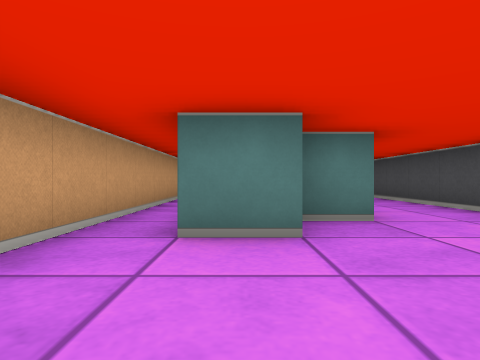
view 1 (above)

13 first-person views from a walk through a cub3D maze. The camera is about half as high as the walls, looks level and sees 75° across. The floor is counted in squares. Each view is taken from the middle of a square. On the plan, view 1 faces up. The plan holds only what a view shows up to about 9 squares ahead; the rest is blank.

view 2
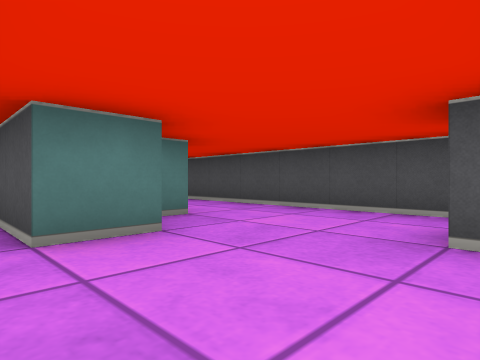

view 3
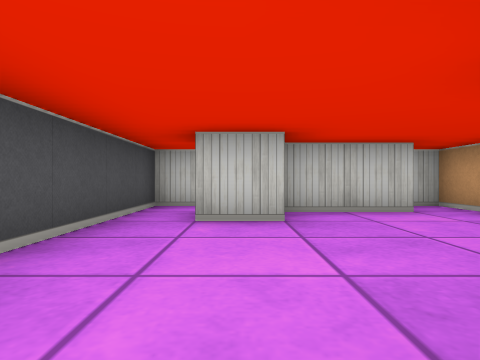

view 4
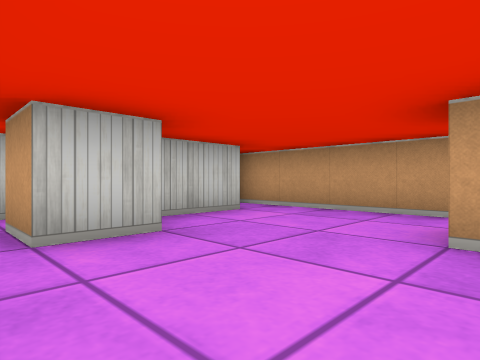

view 5
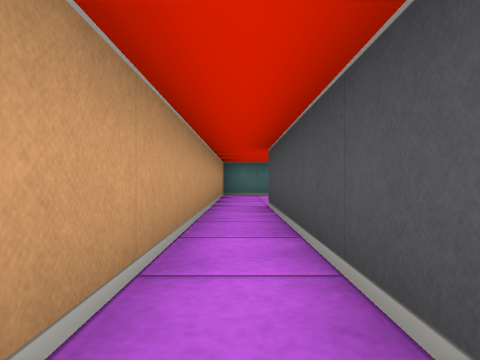

view 6
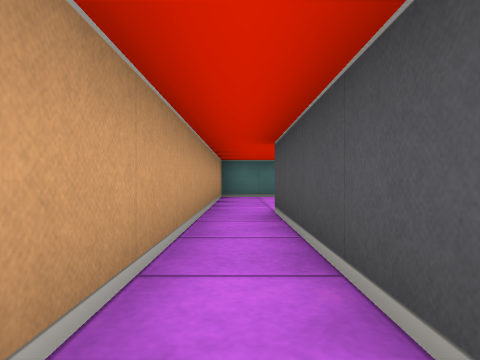

view 7
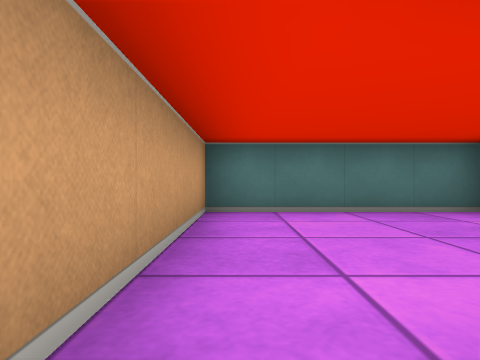

view 8
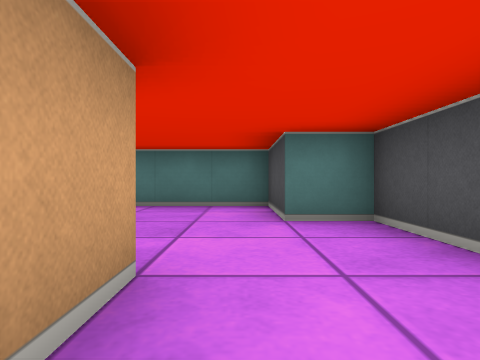

view 9
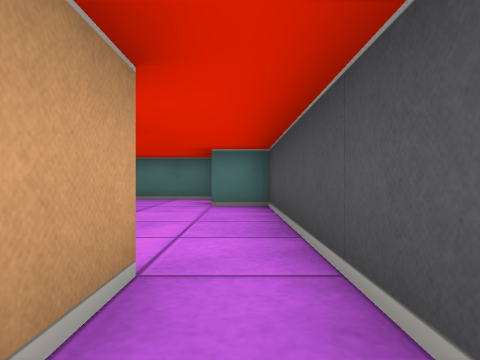

view 10
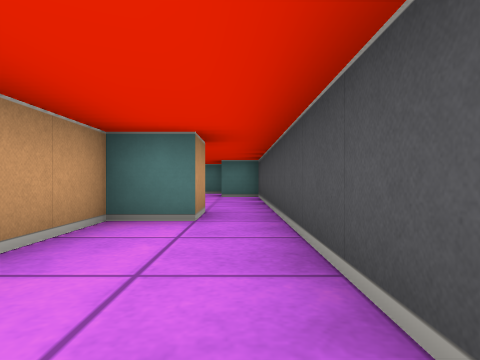

view 11
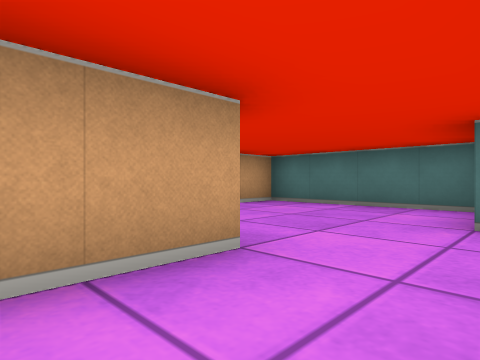

view 12
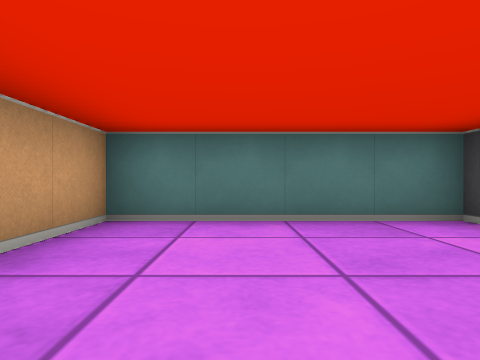

view 13
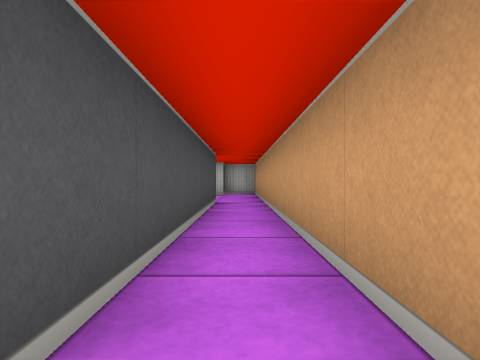

### Floor plan
Ten units are one square. View 1 is at (0, 0); x grows to the right and y downward. Boxes are objects, and circles mark ways between rooms. Rooms are numbered by the first view taken in them; rooms with no view inside come last. Other rooms are left out.
<svg viewBox="-20 -140 60 160">
<path fill="none" stroke="#000" d="M5 -25 -5 -25 -5 -95M15 -35 6 -35M15 -5 25 -5 25 5M-5 5 14 5M22 15 35 15 35 -75M25 -75 25 -65 15 -65 15 -49M-15 -95 -15 15 -10 15M15 -95 15 -81M35 -75 35 -115 25 -115 25 -135 -15 -135 -15 -95"/>
<circle cx="-10" cy="-90" r="3" fill="#2a7"/>
<circle cx="30" cy="-70" r="3" fill="#2a7"/>
<text x="10" y="-30">1</text>
<text x="10" y="-110">2</text>
</svg>
Room 1 opens to room 2.

Where each view was taken, in squares from view 1:
view 1: 0 up, 0 right, facing up
view 2: 0 up, 1 left, facing up-right
view 3: 4 up, 2 right, facing down
view 4: 3 up, 3 right, facing down-left
view 5: 4 up, 1 left, facing up
view 6: 5 up, 1 left, facing up
view 7: 9 up, 1 left, facing up
view 8: 8 up, 2 right, facing up
view 9: 6 up, 3 right, facing up
view 10: 3 up, 3 right, facing up
view 11: 8 up, 3 right, facing up-left
view 12: 10 up, 0 right, facing up
view 13: 9 up, 1 left, facing down
